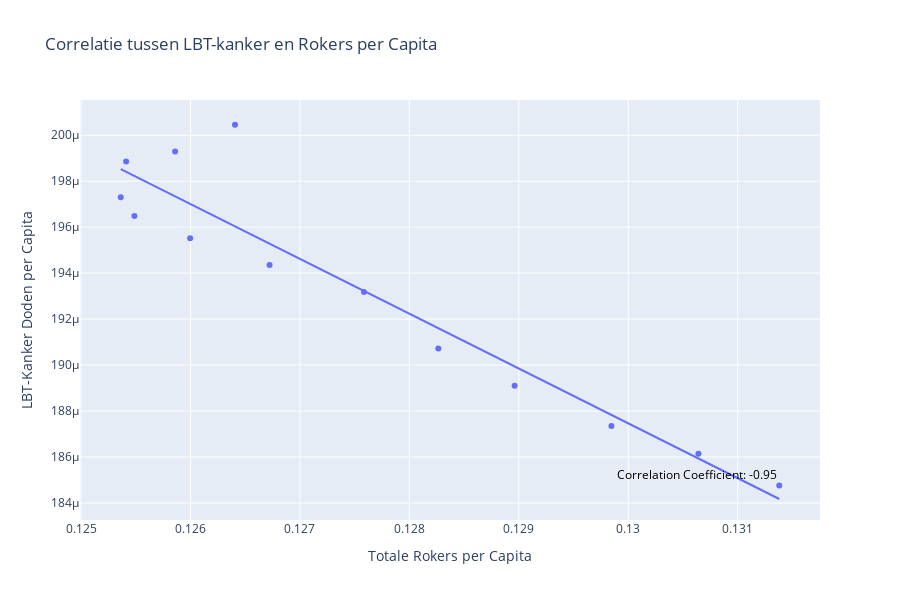

Source (notebook cell):
### Markdown cell above
De stijging van het aantal doden TBL-kanker komt niet door roken, het aantal rokers afneemt, desondanks neemt het aantal gevallen TBL-kanker nog steeds toe.

### Code cell
# importeer grouped smokers data
df_grouped = pd.read_csv("csv/df/grouped_smokers_df.csv")

# Create the scatter plot with trendline using plotly
correlation_coefficient_smoke = df_grouped['SmokersPerCapita'].corr(df_grouped['LungCancerPerCapita'])
fig = px.scatter(df_grouped, x="SmokersPerCapita", y="LungCancerPerCapita", trendline="ols",
                 title='Correlatie tussen LBT-kanker en Rokers per Capita',
                 hover_data=["Year"],
                 labels={
                     "SmokersPerCapita": "Totale Rokers per Capita",
                     "LungCancerPerCapita": "LBT-Kanker Doden per Capita",
                     "Year":"Jaar"
                 })

# Add correlation coefficient as annotation
fig.add_annotation(
    x=max(df_grouped['SmokersPerCapita']),  # Position the annotation at the far right of the x-axis
    y=min(df_grouped['LungCancerPerCapita']),  # Position the annotation at the bottom of the y-axis
    text=f'Correlation Coefficient: {correlation_coefficient_smoke:.2f}',
    showarrow=False,
    font=dict(size=12, color="black"),
    xanchor='right',
    yanchor='bottom'
)

fig.update_layout(
    height = 600
)

### Figure 1 — Plotly figure (JSON) as saved in the notebook; plotly's stock layout.template omitted (floating-point values rounded to 4 significant figures)
{"data": [{"customdata": [[2000], [2001], [2002], [2003], [2004], [2005], [2006], [2007], [2008], [2009], [2010], [2011], [2012]], "hovertemplate": "Totale Rokers per Capita=%{x}<br>LBT-Kanker Doden per Capita=%{y}<br>Jaar=%{customdata[0]}<extra></extra>", "legendgroup": "", "marker": {"color": "#636efa", "symbol": "circle"}, "mode": "markers", "name": "", "orientation": "v", "showlegend": false, "type": "scatter", "x": [0.1314, 0.1306, 0.1298, 0.129, 0.1283, 0.1276, 0.1267, 0.126, 0.1255, 0.1254, 0.1254, 0.1259, 0.1264], "xaxis": "x", "y": [0.0001848, 0.0001861, 0.0001874, 0.0001891, 0.0001907, 0.0001932, 0.0001943, 0.0001955, 0.0001965, 0.0001973, 0.0001989, 0.0001993, 0.0002005], "yaxis": "y"}, {"hovertemplate": "<b>OLS trendline</b><br>LungCancerPerCapita = -0.00238487 * SmokersPerCapita + 0.000497496<br>R<sup>2</sup>=0.900277<br><br>Totale Rokers per Capita=%{x}<br>LBT-Kanker Doden per Capita=%{y} <b>(trend)</b><extra></extra>", "legendgroup": "", "marker": {"color": "#636efa", "symbol": "circle"}, "mode": "lines", "name": "", "showlegend": false, "type": "scatter", "x": [0.1254, 0.1254, 0.1255, 0.1259, 0.126, 0.1264, 0.1267, 0.1276, 0.1283, 0.129, 0.1298, 0.1306, 0.1314], "xaxis": "x", "y": [0.0001985, 0.0001984, 0.0001982, 0.0001973, 0.000197, 0.000196, 0.0001953, 0.0001932, 0.0001916, 0.0001899, 0.0001878, 0.0001859, 0.0001842], "yaxis": "y"}], "layout": {"annotations": [{"font": {"color": "black", "size": 12}, "showarrow": false, "text": "Correlation Coefficient: -0.95", "x": 0.1314, "xanchor": "right", "y": 0.0001848, "yanchor": "bottom"}], "height": 600, "legend": {"tracegroupgap": 0}, "title": {"text": "Correlatie tussen LBT-kanker en Rokers per Capita"}, "xaxis": {"anchor": "y", "domain": [0, 1], "title": {"text": "Totale Rokers per Capita"}}, "yaxis": {"anchor": "x", "domain": [0, 1], "title": {"text": "LBT-Kanker Doden per Capita"}}}}
